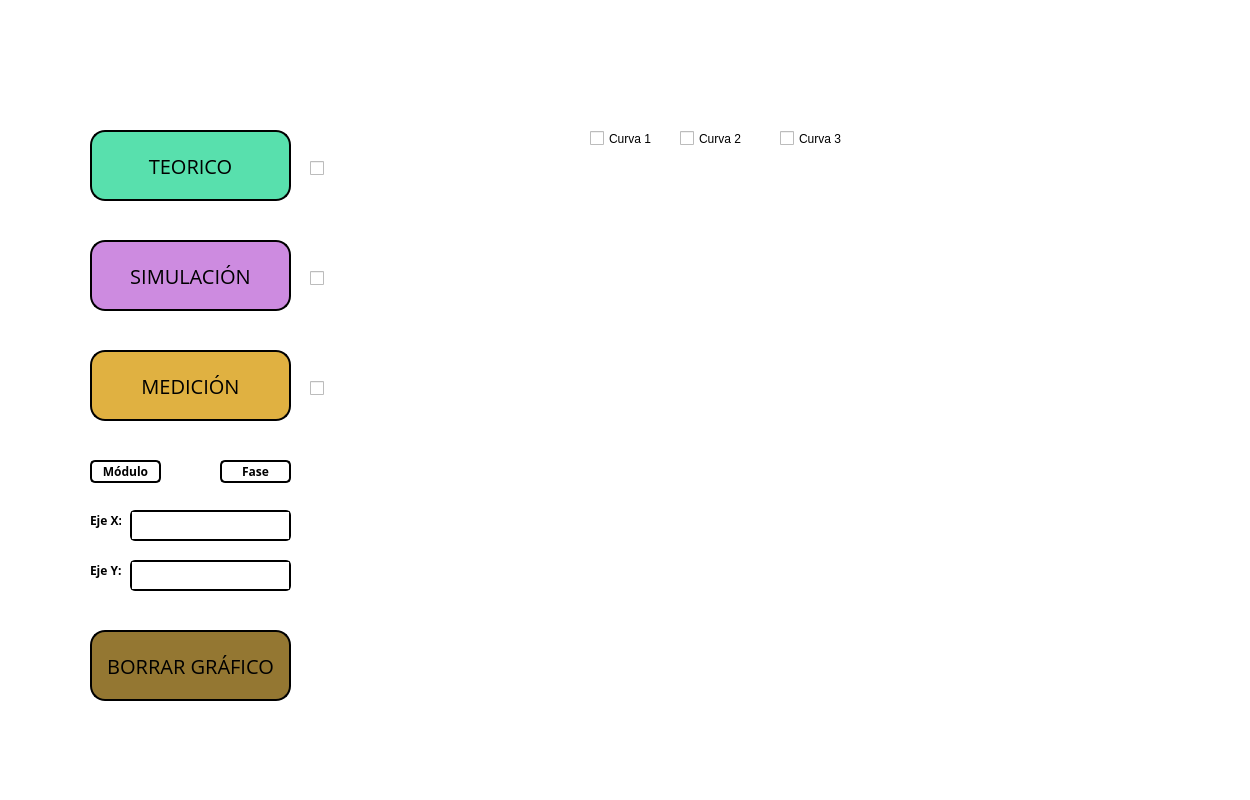
<?xml version="1.0" encoding="UTF-8"?>
<ui version="4.0">
 <class>Form</class>
 <widget class="QWidget" name="Form">
  <property name="geometry">
   <rect>
    <x>0</x>
    <y>0</y>
    <width>1250</width>
    <height>800</height>
   </rect>
  </property>
  <property name="windowTitle">
   <string>Form</string>
  </property>
  <property name="styleSheet">
   <string notr="true">QWidget#widget{
background-color: rgb(255, 255, 255);}</string>
  </property>
  <widget class="QTextEdit" name="ejextextEdit">
   <property name="geometry">
    <rect>
     <x>130</x>
     <y>510</y>
     <width>161</width>
     <height>31</height>
    </rect>
   </property>
   <property name="styleSheet">
    <string notr="true">border-style: solid;
border-width: 2px;
border-color: black;
border-radius:5px;</string>
   </property>
  </widget>
  <widget class="QTextEdit" name="ejeytextEdit">
   <property name="geometry">
    <rect>
     <x>130</x>
     <y>560</y>
     <width>161</width>
     <height>31</height>
    </rect>
   </property>
   <property name="styleSheet">
    <string notr="true">border-style: solid;
border-width: 2px;
border-color: black;
border-radius:5px;</string>
   </property>
  </widget>
  <widget class="QLabel" name="ejexlabel">
   <property name="geometry">
    <rect>
     <x>90</x>
     <y>510</y>
     <width>31</width>
     <height>21</height>
    </rect>
   </property>
   <property name="font">
    <font>
     <family>Open Sans</family>
     <weight>75</weight>
     <bold>true</bold>
    </font>
   </property>
   <property name="text">
    <string>Eje X:</string>
   </property>
  </widget>
  <widget class="QLabel" name="ejeylabel">
   <property name="geometry">
    <rect>
     <x>90</x>
     <y>560</y>
     <width>31</width>
     <height>21</height>
    </rect>
   </property>
   <property name="font">
    <font>
     <family>Open Sans</family>
     <weight>75</weight>
     <bold>true</bold>
    </font>
   </property>
   <property name="text">
    <string>Eje Y:</string>
   </property>
  </widget>
  <widget class="QWidget" name="bgwidget" native="true">
   <property name="geometry">
    <rect>
     <x>0</x>
     <y>0</y>
     <width>1251</width>
     <height>801</height>
    </rect>
   </property>
   <property name="styleSheet">
    <string notr="true">QWidget#bgwidget{
background-color: rgb(255, 255, 255);}</string>
   </property>
   <widget class="QPushButton" name="moduloButton">
    <property name="geometry">
     <rect>
      <x>90</x>
      <y>460</y>
      <width>71</width>
      <height>23</height>
     </rect>
    </property>
    <property name="font">
     <font>
      <family>Open Sans</family>
      <weight>75</weight>
      <bold>true</bold>
     </font>
    </property>
    <property name="styleSheet">
     <string notr="true">background-color:rgb(255,255,255);
border-style: outset;
border-width: 2px;
border-color: black;
border-radius:5px;</string>
    </property>
    <property name="text">
     <string>Módulo</string>
    </property>
   </widget>
   <widget class="QPushButton" name="simulacionButton">
    <property name="geometry">
     <rect>
      <x>90</x>
      <y>240</y>
      <width>201</width>
      <height>71</height>
     </rect>
    </property>
    <property name="font">
     <font>
      <family>Open Sans</family>
      <pointsize>15</pointsize>
      <weight>50</weight>
      <bold>false</bold>
     </font>
    </property>
    <property name="styleSheet">
     <string notr="true">background-color:rgb(205, 139, 224);
border-radius:15px;
border-style: outset;
border-width: 2px;
border-color: black;</string>
    </property>
    <property name="text">
     <string>SIMULACIÓN</string>
    </property>
   </widget>
   <widget class="QCheckBox" name="teoricocheckBox">
    <property name="geometry">
     <rect>
      <x>310</x>
      <y>160</y>
      <width>31</width>
      <height>17</height>
     </rect>
    </property>
    <property name="text">
     <string/>
    </property>
   </widget>
   <widget class="QCheckBox" name="simulacioncheckBox">
    <property name="geometry">
     <rect>
      <x>310</x>
      <y>270</y>
      <width>21</width>
      <height>17</height>
     </rect>
    </property>
    <property name="text">
     <string/>
    </property>
   </widget>
   <widget class="QCheckBox" name="medicioncheckBox">
    <property name="geometry">
     <rect>
      <x>310</x>
      <y>380</y>
      <width>21</width>
      <height>17</height>
     </rect>
    </property>
    <property name="text">
     <string/>
    </property>
   </widget>
   <widget class="QCheckBox" name="checkBox_4">
    <property name="geometry">
     <rect>
      <x>590</x>
      <y>130</y>
      <width>70</width>
      <height>17</height>
     </rect>
    </property>
    <property name="text">
     <string>Curva 1</string>
    </property>
   </widget>
   <widget class="QCheckBox" name="checkBox_5">
    <property name="geometry">
     <rect>
      <x>680</x>
      <y>130</y>
      <width>70</width>
      <height>17</height>
     </rect>
    </property>
    <property name="text">
     <string>Curva 2</string>
    </property>
   </widget>
   <widget class="QCheckBox" name="checkBox_6">
    <property name="geometry">
     <rect>
      <x>780</x>
      <y>130</y>
      <width>70</width>
      <height>17</height>
     </rect>
    </property>
    <property name="text">
     <string>Curva 3</string>
    </property>
   </widget>
  </widget>
  <widget class="QPushButton" name="teoricoButton">
   <property name="geometry">
    <rect>
     <x>90</x>
     <y>130</y>
     <width>201</width>
     <height>71</height>
    </rect>
   </property>
   <property name="font">
    <font>
     <family>Open Sans</family>
     <pointsize>15</pointsize>
     <weight>50</weight>
     <bold>false</bold>
    </font>
   </property>
   <property name="styleSheet">
    <string notr="true">background-color:rgb(88, 224, 173);
border-radius:15px;
border-style: outset;
border-width: 2px;
border-color: black;</string>
   </property>
   <property name="text">
    <string>TEORICO</string>
   </property>
  </widget>
  <widget class="QPushButton" name="medicionButton">
   <property name="geometry">
    <rect>
     <x>90</x>
     <y>350</y>
     <width>201</width>
     <height>71</height>
    </rect>
   </property>
   <property name="font">
    <font>
     <family>Open Sans</family>
     <pointsize>15</pointsize>
     <weight>50</weight>
     <bold>false</bold>
    </font>
   </property>
   <property name="styleSheet">
    <string notr="true">background-color:rgb(224, 177, 65);
border-radius:15px;
border-style: outset;
border-width: 2px;
border-color: black;</string>
   </property>
   <property name="text">
    <string>MEDICIÓN</string>
   </property>
  </widget>
  <widget class="QPushButton" name="faseButton">
   <property name="geometry">
    <rect>
     <x>220</x>
     <y>460</y>
     <width>71</width>
     <height>23</height>
    </rect>
   </property>
   <property name="font">
    <font>
     <family>Open Sans</family>
     <weight>75</weight>
     <bold>true</bold>
    </font>
   </property>
   <property name="styleSheet">
    <string notr="true">background-color:rgb(255,255,255);
border-style: outset;
border-width: 2px;
border-color: black;
border-radius:5px;</string>
   </property>
   <property name="text">
    <string>Fase</string>
   </property>
  </widget>
  <widget class="QPushButton" name="borrarpushButton">
   <property name="geometry">
    <rect>
     <x>90</x>
     <y>630</y>
     <width>201</width>
     <height>71</height>
    </rect>
   </property>
   <property name="font">
    <font>
     <family>Open Sans</family>
     <pointsize>15</pointsize>
     <weight>50</weight>
     <bold>false</bold>
    </font>
   </property>
   <property name="styleSheet">
    <string notr="true">background-color:rgb(148, 119, 50);
border-radius:15px;
border-style: outset;
border-width: 2px;
border-color: black;</string>
   </property>
   <property name="text">
    <string>BORRAR GRÁFICO</string>
   </property>
  </widget>
  <zorder>bgwidget</zorder>
  <zorder>ejextextEdit</zorder>
  <zorder>ejeytextEdit</zorder>
  <zorder>ejexlabel</zorder>
  <zorder>ejeylabel</zorder>
  <zorder>teoricoButton</zorder>
  <zorder>medicionButton</zorder>
  <zorder>faseButton</zorder>
  <zorder>borrarpushButton</zorder>
 </widget>
 <resources/>
 <connections/>
</ui>
